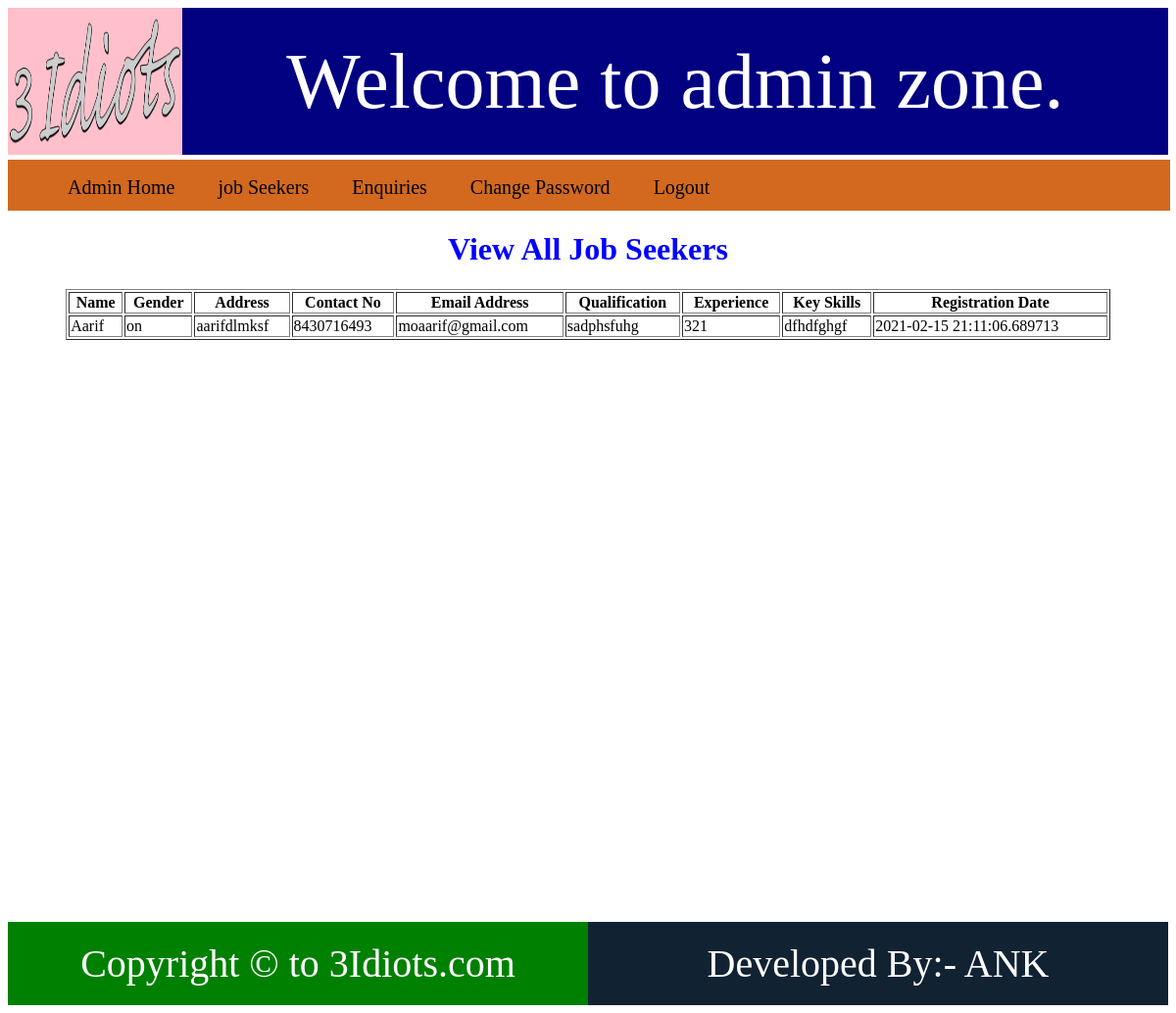
The page /adminzone/jobseekers (signed in) on the database its author committed.
### hrapp/models.py (models this page shows)
class JobSeeker(models.Model):
    name = models.CharField(max_length=50)
    gender = models.CharField(max_length=6)
    address = models.CharField(max_length=200)
    contactno = models.IntegerField(primary_key=True)
    emailaddress = models.CharField(max_length=15)
    qualification = models.CharField(max_length=100)
    experience = models.IntegerField()
    keyskills = models.CharField(max_length=200)
    regdate = models.CharField(max_length=30)

### adminzone/views.py (the view)
def jobseekers(request):
    try:
        if request.session['userid']:
            js = JobSeeker.objects.all()
            return render(request, "jobseekers.html",{'js': js})
    except KeyError:
        return render(request, "login.html")

### adminzone/templates/jobseekers.html
{% extends 'aparent.html' %}
{% block body %}
<h1 style="color:blue;text-align:center;">
   View All Job Seekers
</h1>
<table border="1" style="margin:0 auto;width:90%;">
    <tr>
        <th>Name</th>
        <th>Gender</th>
        <th>Address</th>
        <th>Contact No</th>
        <th>Email Address</th>
        <th>Qualification</th>
        <th>Experience</th>
        <th>Key Skills</th>
        <th>Registration Date</th>
    </tr>
    {% for jsk in js %}
       <tr>
        <td>{{jsk.name}}</td>
        <td>{{jsk.gender}}</td>
        <td>{{jsk.address}}</td>
        <td>{{jsk.contactno}}</td>
        <td>{{jsk.emailaddress}}</td>
        <td>{{jsk.qualification}}</td>
        <td>{{jsk.experience}}</td>
        <td>{{jsk.keyskills}}</td>
        <td>{{jsk.regdate}}</td>
    </tr>
    {% endfor %}
</table>
{% endblock body %}

### rows shown on the page
JobSeeker: name "Aarif", gender "on", address "aarifdlmksf", contactno "8430716493", emailaddress "moaarif@gmail.com", qualification "sadphsfuhg", experience "321", keyskills "dfhdfghgf", regdate "2021-02-15 21:11:06.689713"
